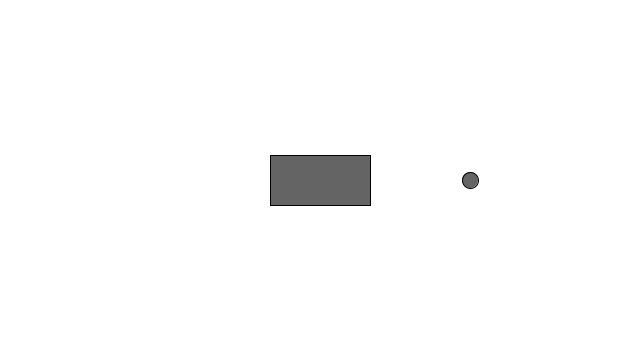
Frame 1 (no input)
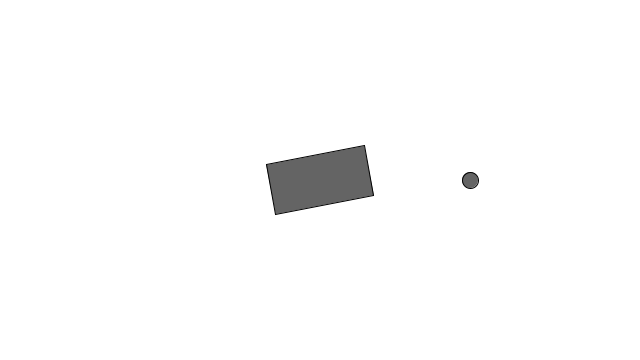
Frame 60 (the mouse pressed at the canvas centre just before this capture)
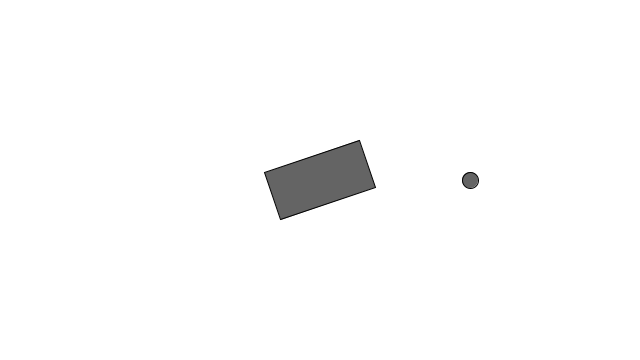
Frame 120 (the mouse held since frame 60 and released just before this capture)

The Processing sketch that drew these frames (run headless with seeded random() and noise(); from frame 60 on, the mouse is pressed at the canvas centre):

// Processing sketch: rotate_example
// ── rotate_example.pde
float angle = 0;

void setup() {
  size(640, 360);
  smooth();
}

void draw() {
  background(255); 
  stroke(0);
  fill(100);
  rectMode(CENTER);
  

  translate(width/2,height/2);
  rotate(angle);
  rect(0,0, 100, 50);
  
  rotate(-angle);
  ellipse(150,0,16,16);
  
  angle = angle + 0.05;

}
